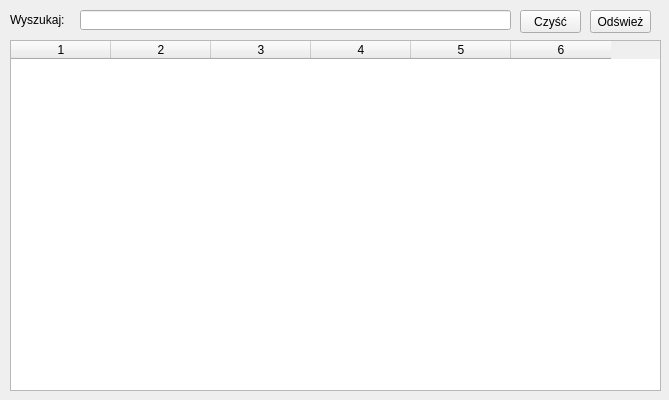
<?xml version="1.0" encoding="UTF-8"?>
<ui version="4.0">
 <class>moi_pacjenci</class>
 <widget class="QWidget" name="moi_pacjenci">
  <property name="geometry">
   <rect>
    <x>0</x>
    <y>0</y>
    <width>669</width>
    <height>400</height>
   </rect>
  </property>
  <property name="windowTitle">
   <string>Moi pacjenci</string>
  </property>
  <widget class="QTableWidget" name="tPacjenci">
   <property name="geometry">
    <rect>
     <x>10</x>
     <y>40</y>
     <width>651</width>
     <height>351</height>
    </rect>
   </property>
   <property name="sizePolicy">
    <sizepolicy hsizetype="Expanding" vsizetype="Expanding">
     <horstretch>0</horstretch>
     <verstretch>0</verstretch>
    </sizepolicy>
   </property>
   <property name="editTriggers">
    <set>QAbstractItemView::NoEditTriggers</set>
   </property>
   <property name="selectionMode">
    <enum>QAbstractItemView::SingleSelection</enum>
   </property>
   <property name="selectionBehavior">
    <enum>QAbstractItemView::SelectRows</enum>
   </property>
   <property name="showGrid">
    <bool>true</bool>
   </property>
   <property name="sortingEnabled">
    <bool>true</bool>
   </property>
   <property name="rowCount">
    <number>0</number>
   </property>
   <property name="columnCount">
    <number>6</number>
   </property>
   <attribute name="horizontalHeaderMinimumSectionSize">
    <number>30</number>
   </attribute>
   <attribute name="horizontalHeaderDefaultSectionSize">
    <number>100</number>
   </attribute>
   <attribute name="horizontalHeaderShowSortIndicator" stdset="0">
    <bool>true</bool>
   </attribute>
   <attribute name="horizontalHeaderStretchLastSection">
    <bool>false</bool>
   </attribute>
   <attribute name="verticalHeaderVisible">
    <bool>false</bool>
   </attribute>
   <attribute name="verticalHeaderDefaultSectionSize">
    <number>21</number>
   </attribute>
   <attribute name="verticalHeaderShowSortIndicator" stdset="0">
    <bool>true</bool>
   </attribute>
   <attribute name="verticalHeaderStretchLastSection">
    <bool>false</bool>
   </attribute>
   <column/>
   <column/>
   <column/>
   <column/>
   <column/>
   <column/>
  </widget>
  <widget class="QPushButton" name="btnCzysc">
   <property name="geometry">
    <rect>
     <x>520</x>
     <y>10</y>
     <width>61</width>
     <height>23</height>
    </rect>
   </property>
   <property name="text">
    <string>Czyść</string>
   </property>
  </widget>
  <widget class="QLabel" name="label">
   <property name="geometry">
    <rect>
     <x>10</x>
     <y>10</y>
     <width>71</width>
     <height>20</height>
    </rect>
   </property>
   <property name="text">
    <string>Wyszukaj:</string>
   </property>
  </widget>
  <widget class="QLineEdit" name="filtr">
   <property name="geometry">
    <rect>
     <x>80</x>
     <y>10</y>
     <width>431</width>
     <height>20</height>
    </rect>
   </property>
  </widget>
  <widget class="QPushButton" name="btnOdswiez">
   <property name="geometry">
    <rect>
     <x>590</x>
     <y>10</y>
     <width>61</width>
     <height>23</height>
    </rect>
   </property>
   <property name="text">
    <string>Odśwież</string>
   </property>
  </widget>
 </widget>
 <resources/>
 <connections/>
</ui>
